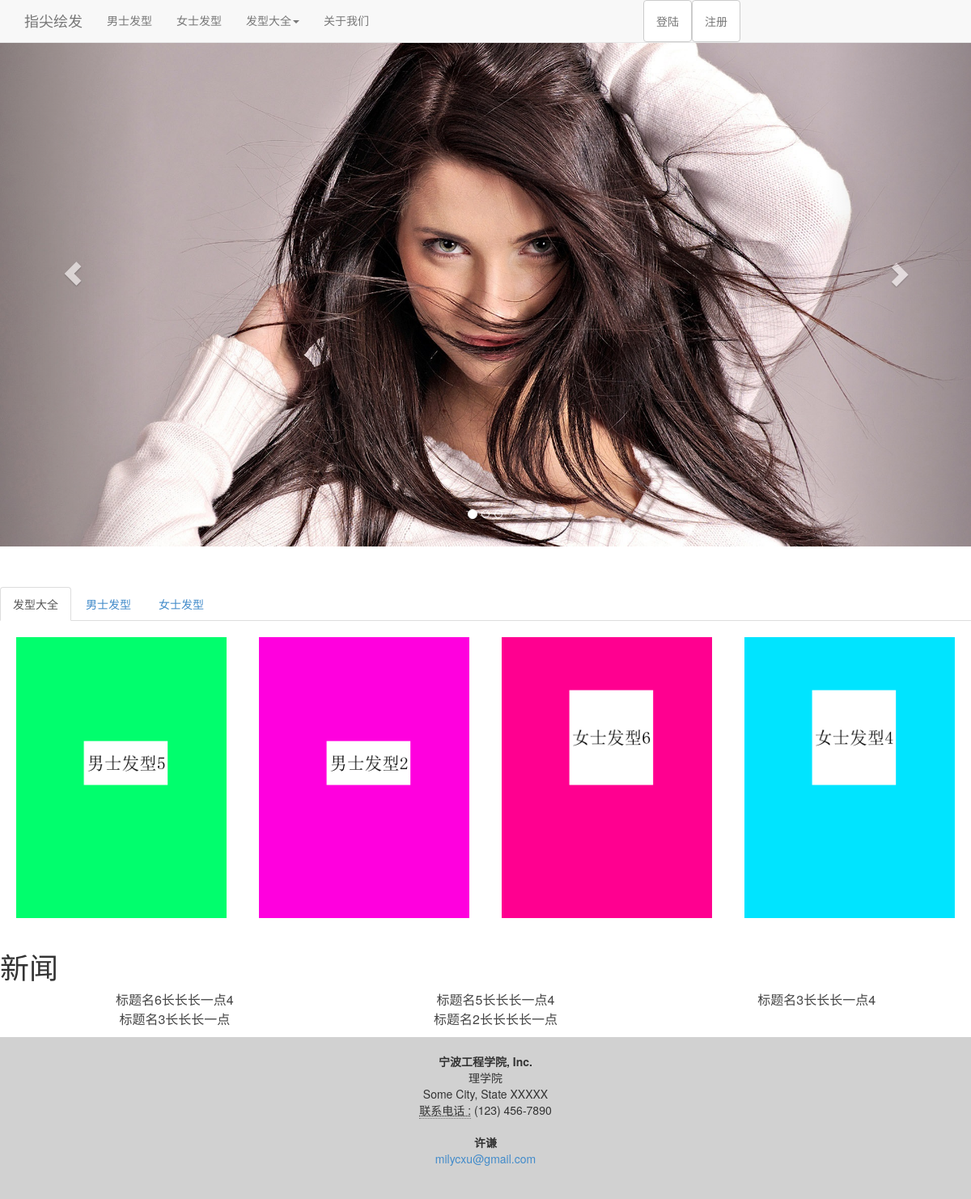
The page / on the database its author committed.
### tables this page shows
CREATE TABLE `hairstyle` (
  `hid` int(11) NOT NULL,
  `hairname` varchar(30) NOT NULL,
  `hairsex` int(1) NOT NULL,
  `imgaddress` varchar(30) NOT NULL
);

CREATE TABLE `news` (
  `mid` int(11) NOT NULL,
  `newstitle` varchar(30) NOT NULL,
  `newsdate` datetime NOT NULL,
  `newsauthor` varchar(8) NOT NULL,
  `newscontent` mediumtext NOT NULL
);

### index.php (the view, shortened to what this page needs)
<!DOCTYPE html>
<html lang="zh-cn">
  <head>
    <link href="css/bootstrap.min.css" rel="stylesheet">
    <link href="css/style.css" rel="stylesheet">
  </head>
<body>
<nav class="navbar navbar-default navbar-fixed-top" role="navigation">
  <div class="container">
    <div class="navbar-header">
      <a class="navbar-brand" href="index.php">指尖绘发</a>
    </div>
    <div class="collapse navbar-collapse" id="bs-example-navbar-collapse-1">
      <ul class="nav navbar-nav">
        <li><a href="#">男士发型</a></li>
        <li><a href="#">女士发型</a></li>
        <li class="dropdown">
          <a href="#" class="dropdown-toggle" data-toggle="dropdown">发型大全<span class="caret" data-toggle="tab"></span></a>
        <li><a href="#" data-toggle="modal" data-target="#about">关于我们</a></li>
        <?php
          if($_SESSION['username']){ ?>
            <li class="pull-right"><a href="#" data-toggle="modal" data-target="#information"><?php echo $_SESSION['username'];?></a></li>
          <?php
        }else{ ?>
        <li class="pull-right"><a class="btn btn-default" type="button" href="#" data-target="#registered" data-toggle="modal">注册</a></li>
        <li class="pull-right"><a class="btn btn-default" type="button" href="#" data-target="#login" data-toggle="modal">登陆</a></li>
        <?php } ?>
      </ul>
    </div>
  </div>
</nav>
<div id="carousel-example-generic" class="carousel slide" data-ride="carousel">
  <ol class="carousel-indicators">
    <li data-target="#carousel-example-generic" data-slide-to="0" class="active"></li>
    <li data-target="#carousel-example-generic" data-slide-to="1"></li>
    <li data-target="#carousel-example-generic" data-slide-to="2"></li>
  </ol>
  <div class="carousel-inner" role="listbox">
    <div class="item active">
      <img src="images/haircut1.jpg" alt="haircut1">
      <div class="carousel-caption">
      </div>
    </div>
  </div>
  <a class="left carousel-control" href="#carousel-example-generic" role="button" data-slide="prev">
    <span class="glyphicon glyphicon-chevron-left"></span>
  </a>
  <a class="right carousel-control" href="#carousel-example-generic" role="button" data-slide="next">
    <span class="glyphicon glyphicon-chevron-right"></span>
  </a>
</div>
<div class="main">
  <div class="allhair">
    <ul class="nav nav-tabs" role="tablist">
    <li class="active"><a href="#allhair" role="tab" data-toggle="tab">发型大全</a></li>
    <li><a href="#man" role="tab" data-toggle="tab">男士发型</a></li>
    <li><a href="#woman" role="tab" data-toggle="tab">女士发型</a></li>
  </ul>
    <div class="tab-content">
      <div class="tab-pane active " id="allhair">
        <?php
          $sql="select * from hairstyle order by hid desc limit 0,4";
          $result=mysql_query($sql);
          while($row=mysql_fetch_assoc($result)){
        ?>
          <li class="col-xs-6 col-sm-3"><a href="hairstyle.php?id=<?php echo $row['hid']?>" name="bt"><img src="images/hair/<?php echo $row['imgaddress'];?>" class="img-responsive"></a></li>
        <?php
          }
        ?>
      </div>
    </div>
  </div>
  <div class="news">
    <h1>新闻</h1>
    <ul class="row">
      <?php
        $sql="select mid,newstitle from news order by mid desc limit 0,12";
        $result=mysql_query($sql);
        while($row=mysql_fetch_assoc($result)){
                  ?>
                  <li class="col-xs-6 col-sm-4"><a href="news.php?id=<?php echo $row['mid']?>" name="bt"><?php echo $row['newstitle'];?></a></li>
                  <?php
          }
      ?>
    </ul>
  </div>
</div>
<footer>
  <address>
  <strong>宁波工程学院, Inc.</strong><br>
  理学院<br>
  Some City, State XXXXX<br>
  <abbr title="Phone">联系电话 :</abbr> (123) 456-7890
  </address>
  <address>
  <strong>许谦</strong><br>
  <a href="mailto:milycxu@gmail.com">milycxu@gmail.com</a>
</address>
</footer>
</body>
</html>

### css/style.css (style rules this page uses)
.carousel .item img { width: 100%; margin-left: 00%; }
.carousel { margin-bottom: 50px; }
#bs-example-navbar-collapse-1 ul.navbar-nav { width: 70%; }
.main .tab-content li { list-style: none; padding:20px; }
.news ul.row { list-style: none; }
.news ul li a { color:#444; display:block; text-align:center; margin-left:-15px; height:24px; line-height:24px; font-size:16px; }
footer { background: #d1d1d1; display: block; padding:20px 0; text-align: center; }

### rows shown on the page
hairstyle: imgaddress (picture)
hairstyle: imgaddress (picture)
hairstyle: imgaddress (picture)
hairstyle: imgaddress (picture)
news: newstitle "标题名6长长长一点4"
news: newstitle "标题名5长长长一点4"
news: newstitle "标题名3长长长一点4"
news: newstitle "标题名3长长长一点"
news: newstitle "标题名2长长长长一点"
